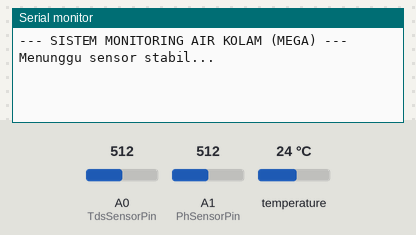
Simulated run of this sketch. Board: Arduino Mega 2560, built with avr-gcc and run on an emulated ATmega2560. Parts: the last lines printed to the serial monitor. The test bench sets the inputs (shaded band); at power-on: temperature 24 °C, A0 (TdsSensorPin) = 512, A1 (PhSensorPin) = 512.

Above: at 3.2 s.
3.3 s: temperature set to 37.5 °C
At 4.7 s:
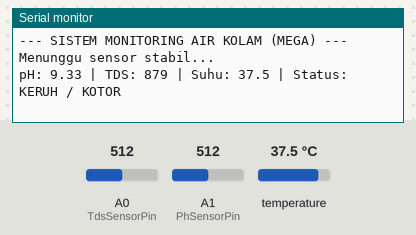
6.3 s: temperature set to 38.5 °C
At 7.7 s:
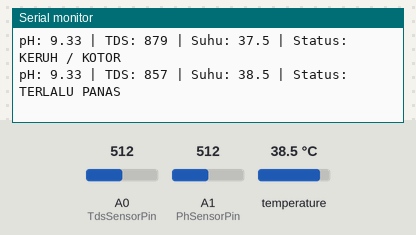

Measured:
- the behaviour switches between 38 and 38.1 °C on temperature (found by bisection; images 1 and 2)
- after the input at 3.3 s, the serial monitor: prints a new line after 0.59 s (image 1)
- after the input at 6.3 s, the serial monitor: prints a new line after 0.59 s (image 2)

The sketch:

sketch_arduinoMega.ino
```cpp
#include <OneWire.h>
#include <DallasTemperature.h>

#define TdsSensorPin A0
#define PhSensorPin A1
#define ONE_WIRE_BUS 4

OneWire oneWire(ONE_WIRE_BUS);
DallasTemperature sensors(&oneWire);
float temperature = 25.0;

// --- SETUP SENSOR PH ---
float calibration_value = 23.58;
unsigned long int avgPhValue;

// --- SETUP SENSOR TDS ---
#define VREF 5.0
#define SCOUNT  30
int analogBuffer[SCOUNT];
int analogBufferTemp[SCOUNT];
int analogBufferIndex = 0, copyIndex = 0;
float averageVoltage = 0, tdsValue = 0;

void setup() {
  Serial.begin(9600);
  Serial1.begin(9600);

  pinMode(TdsSensorPin, INPUT);
  sensors.begin();

  Serial.println("--- SISTEM MONITORING AIR KOLAM (MEGA) ---");
  Serial.println("Menunggu sensor stabil...");
  delay(2000);
}

void loop() {
  static unsigned long analogSampleTimepoint = millis();
  if(millis()-analogSampleTimepoint > 40U) {
    analogSampleTimepoint = millis();
    analogBuffer[analogBufferIndex] = analogRead(TdsSensorPin);
    analogBufferIndex++;
    if(analogBufferIndex == SCOUNT)
      analogBufferIndex = 0;
  }

  static unsigned long printTimepoint = millis();
  if(millis()-printTimepoint > 1000U) {
    printTimepoint = millis();

    sensors.requestTemperatures();
    float tempReading = sensors.getTempCByIndex(0);
    if(tempReading != -127.00 && tempReading != 85.00) {
      temperature = tempReading;
    }

    for(copyIndex=0;copyIndex<SCOUNT;copyIndex++)
      analogBufferTemp[copyIndex]= analogBuffer[copyIndex];
    averageVoltage = getMedianNum(analogBufferTemp,SCOUNT) * (float)VREF / 1024.0;
    float compensationCoefficient=1.0+0.02*(temperature-25.0);
    float compensationVolatge=averageVoltage/compensationCoefficient;
    tdsValue=(133.42*compensationVolatge*compensationVolatge*compensationVolatge - 255.86*compensationVolatge*compensationVolatge + 857.39*compensationVolatge)*0.5;

    float phOffset = 2.0;
    avgPhValue = 0;
    for(int i = 0; i < 10; i++) {
      avgPhValue += analogRead(PhSensorPin);
      delay(10);
    }
    float phVoltage = (float)avgPhValue / 10 * (5.0 / 1024.0);
    float phValue = -5.70 * phVoltage + calibration_value;

    phValue - phValue - phOffset;

    String statusAir = "AMAN";

    if (phValue < 6.5) {
      statusAir = "ASAM (BAHAYA)";
    }
    if (phValue > 8.0) {
      statusAir = "BASA (BAHAYA)";
    }
    if (tdsValue > 500) { // Angka 1000 bisa diubah sesuai standar kolam
      statusAir = "KERUH / KOTOR";
    }
    if (temperature > 38.0) {
      statusAir = "TERLALU PANAS";
    }

    Serial.print("pH: "); Serial.print(phValue, 2);
    Serial.print(" | TDS: "); Serial.print(tdsValue, 0);
    Serial.print(" | Suhu: "); Serial.print(temperature, 1);
    Serial.print(" | Status: "); Serial.println(statusAir);

    Serial1.print(phValue, 2);
    Serial1.print(",");
    Serial1.print(tdsValue, 0);
    Serial1.print(",");
    Serial1.print(temperature, 1);
    Serial1.print(",");
    Serial1.println(statusAir);
  }
}

int getMedianNum(int bArray[], int iFilterLen) {
  int bTab[iFilterLen];
  for (byte i = 0; i < iFilterLen; i++)
    bTab[i] = bArray[i];
  int i, j, bTemp;
  for (j = 0; j < iFilterLen - 1; j++) {
    for (i = 0; i < iFilterLen - j - 1; i++) {
      if (bTab[i] > bTab[i + 1]) {
        bTemp = bTab[i];
        bTab[i] = bTab[i + 1];
        bTab[i + 1] = bTemp;
      }
    }
  }
  if ((iFilterLen & 1) > 0)
    bTemp = bTab[(iFilterLen - 1) / 2];
  else
    bTemp = (bTab[iFilterLen / 2] + bTab[iFilterLen / 2 - 1]) / 2;
  return bTemp;
}
```
